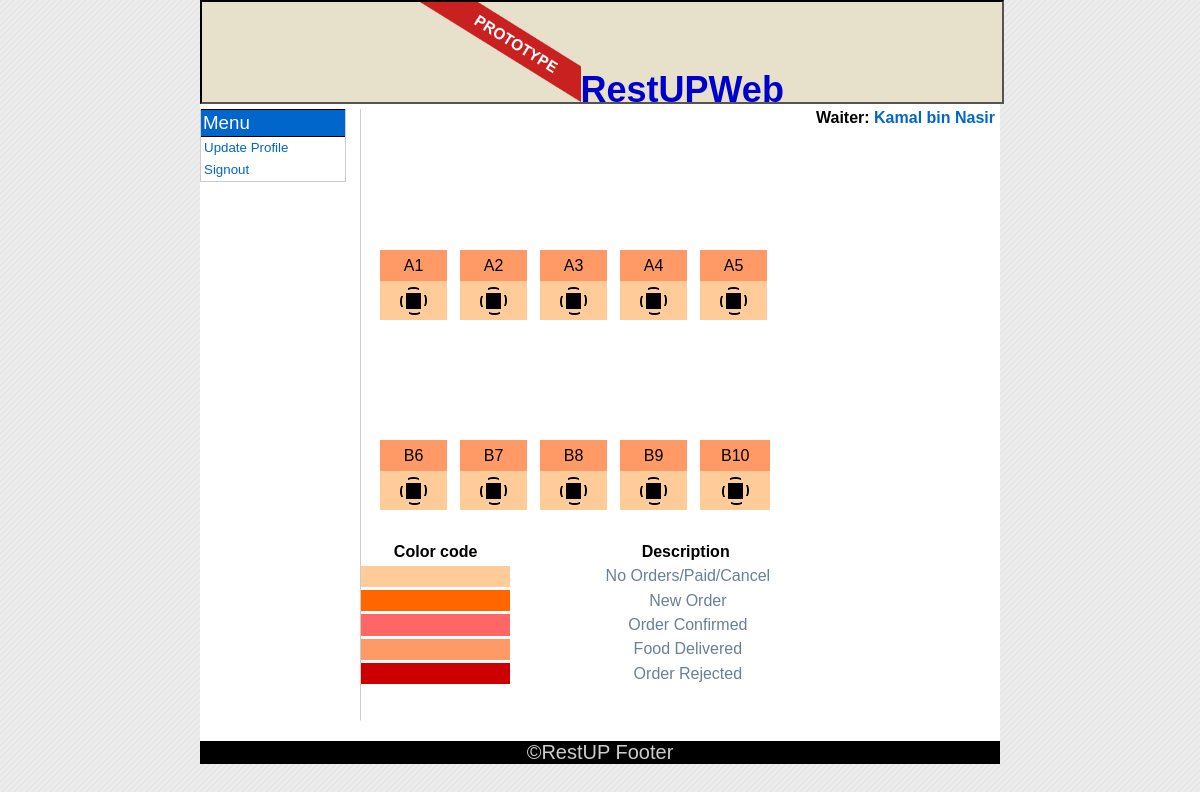
The app's page /frmHomepage.php (signed in) with its own data.
### tables this page shows
CREATE TABLE IF NOT EXISTS `users` (
  `userid` varchar(11) NOT NULL,
  `name` varchar(30) DEFAULT NULL,
  `email` varchar(40) DEFAULT NULL,
  `telephone` varchar(15) DEFAULT NULL,
  `password` varchar(34) DEFAULT NULL,
  `role` varchar(6) NOT NULL,
  PRIMARY KEY (`userid`)
);

CREATE TABLE IF NOT EXISTS `tables` (
  `tableid` varchar(2) NOT NULL,
  `tablename` char(3) DEFAULT '00',
  `status` int(11) NOT NULL,
  PRIMARY KEY (`tableid`)
);

### dbFunctions.php (called while the page is built, shortened)
<?php
function userAccess() {
    include 'db/config.php';
    $userid = mysql_real_escape_string($_POST['userid']);
    $password = mysql_real_escape_string($_POST['password']);
    if ($userid == NULL) {
        $userid = $_COOKIE['nbuserid'];
        $password = $_COOKIE['nbpassword'];
    } elseif (!$remember) {
        setcookie('nbuserid', $userid);
        setcookie('nbpassword', $password);
    }
    if ($userid && $password) {
        $newUserInfo = new UserInfo;
        $query = "SELECT * FROM $dbName.users WHERE $dbName.users.userid = '$userid' AND $dbName.users.password = '$password'";
        $result = mysql_query($query, $db) or die(mysql_error());
        if ($result) {
            if (mysql_num_rows($result) > 0) {
                $row = mysql_fetch_assoc($result);
                $newUserInfo->userid = $row['userid'];
                $newUserInfo->name = $row['name'];
                $newUserInfo->telephone = $row['telephone'];
                $newUserInfo->email = $row['email'];
                $newUserInfo->role = $row['role'];
                $pass = $row['password'];
                if ($pass) {
                    $okay = true;
                }
            }
        }
        return $newUserInfo;
    }
}
function getNewOrders() {
    include 'db/config.php';
    $query = "SELECT * FROM $dbName.orderitem, $dbName.tables WHERE
                            orderitem.tableid = tables.tableid
				AND orderdesc = 'New order'";
    $result = mysql_query($query, $db) or die(mysql_error());
    return $result;
}
?>

### db/config.php (called while the page is built, shortened)
<?php
$dbName = "rssdb";
?>

### tables/divtables.php (the view, shortened to what this page needs)
<?php
print "<table width=\"100%\" border=\"0\" cellspacing=\"0\" cellpadding=\"0\">\n<tr class=\"Title2Cell\">\n<td>\n<p align=\"center\">";
include 'db/config.php';
$query = "SELECT * FROM $dbName.tables WHERE tableid='$id_table'";
$result = mysql_query($query, $db);
while ($row = mysql_fetch_array($result, MYSQL_ASSOC)) {
    print "{$row['tablename']}";
}
print "</p>\n</td>\n</tr>\n<tr";
$query = "SELECT * FROM $dbName.tables WHERE tableid='$id_table'";
$result = mysql_query($query, $db) or die('Error querying db');
while ($row = mysql_fetch_array($result, MYSQL_ASSOC)) {
    print " class=\"status";
    print "$row[status]\"";
    $table_status = $row[status];
    print">\n<td align=\"center\">\n<a href=\"frmViewOrders.php?id=$id_table\"><img src=\"template/images/table$table_status.gif\" width=\"27\" height=\"28\" border=\"0\" vspace=\"4\" hspace=\"4\">\n</a>\n</td>\n</tr>\n</table>";
}
return $result;
?>

### frmHomepage.php (shortened to what this page needs)
<?php
$page_title = "Home";
if (is_file("template/template.htm")) {
    $template = file_get_contents("template/template.htm");
    $template = str_replace('{TITLE}', $page_title, $template);
    $template = explode('{CONTENT}', $template);
}
print $template[0];
require "dbFunctions.php";
$userInfo = userAccess();
$role = $userInfo->role;
if ($role == null) {
    print "<script type=\"text/javascript\">
        alert('Your session has been expired. Please login!');
        location.href='index.html';
</script>";
} else if (!$role == null) {
    if ($role == Admin) {
        ?>
        <body bgcolor="#FFFFFF" text="#000000" link="#FFFFFF" vlink="#CC0000" alink="#0099CC" leftmargin="10" topmargin="10" marginwidth="0" marginheight="0">
            <div class="left">
                <h3>Menu</h3>
                <ul>
                    <li><a href = "frmViewUsers.php" >View User</a></li>
                    <li><a href = "frmAddUser.php">Add User</a></li>
                    <li><a href = "frmUpdateProfile.php" >Update Profile</a></li>
                    <li><a href = "frmNewItem.php" >Add New Item</a></li>
                    <li><a href = "frmViewItem.php" >View All Item</a></li>
                    <li><a href = "actSignout.php" >Signout</a></li>
                </ul>
            </div>
        <?php
    } else if ($role == Chef || $role == Waiter) {
        ?>
        <body bgcolor="#FFFFFF" text="#000000" link="#FFFFFF" vlink="#CC0000" alink="#0099CC" leftmargin="10" topmargin="10" marginwidth="0" marginheight="0">
            <div class="left">
                <h3>Menu</h3>
                <ul>
                    <li><a href = "frmUpdateProfile.php" >Update Profile</a></li>
                    <li><a href = "actSignout.php" >Signout</a></li>
                </ul>
            </div>
        <?php
    }
}
?>
    <div class="content">
<?php
print "<div style=\"margin-bottom:5; margin-left:1; color:black; font-size:1em; font-weight:bold\"  align='right'>";
print "<p>$userInfo->role: <a href=\"frmUpdateProfile.php\">$userInfo->name</a></p>\n";
print "</div>"
?>
        <table width="500" border="0" cellspacing="0" cellpadding="1">
            <tr>
                <td colspan="4" height="350">
                    <div id="table01" style="position:absolute; width:50px; height:40px; z-index:1; left: 380px; top: 250px">
                        <div align="center">
<?php
$id_table = 1;
include'tables/divtables.php';
?>
                        </div>
                    </div>
                    <div id="table02" style="position:absolute; width:50px; height:40px; z-index:1; left: 460px; top: 250px">
                        <div align="center">
<?php
$id_table = 2;
include'tables/divtables.php';
?>
                        </div>
                    </div>
                    <div id="table03" style="position:absolute; width:50px; height:40px; z-index:1; left: 540px; top: 250px">
                        <div align="center">
<?php
$id_table = 3;
include'tables/divtables.php';
?> </div>
                    </div>
                    <div id="table04" style="position:absolute; width:50px; height:40px; z-index:1; left: 620px; top: 250px">
                        <div align="center">
                            <?php
                            $id_table = 4;
                            include'tables/divtables.php';
                            ?> </div>
                    </div>
                    <div id="table05" style="position:absolute; width:50px; height:40px; z-index:1; left: 700px; top: 250px">
                        <div align="center">
                            <?php
                            $id_table = 5;
                            include'tables/divtables.php';
                            ?> </div>
                    </div>
                    <div id="table06" style="position:absolute; width:50px; height:40px; z-index:1; left: 380px; top: 440px">
                        <div align="center">
                            <?php
                            $id_table = 6;
                            include'tables/divtables.php';
                            ?> </div>
                    </div>
                    <div id="table07" style="position:absolute; width:50px; height:40px; z-index:1; left: 460px; top: 440px">
                        <div align="center">
                            <?php
                            $id_table = 7;
                            include'tables/divtables.php';
                            ?>
                        </div>
                    </div>
                    <div id="table08" style="position:absolute; width:50px; height:40px; z-index:1; left: 540px; top: 440px">
                        <div align="center">
                            <?php
                            $id_table = 8;
                            include'tables/divtables.php';
                            ?> </div>
                    </div>
                    <div id="table09" style="position:absolute; width:50px; height:40px; z-index:1; left: 620px; top: 440px">
                        <div align="center">
                            <?php
                            $id_table = 9;
                            include'tables/divtables.php';
                            ?> </div>
                    </div>
                    <div id="table10" style="position:absolute; width:50px; height:40px; z-index:1; left: 700px; top: 440px">
                        <div align="center">
                            <?php
                            $id_table = 10;
                            include'tables/divtables.php';
                            ?> </div>
                    </div>
                </td>
            <tr><td><br/><br/><br/></td></tr>
            </tr>
            <tr>
                <th>Color code</th>
                <th>Description</th>
            </tr>
            <tr>
                <td></td>
                <td></td>
            </tr>
            <tr>
                <td bgcolor="#FFCC99" ></td>
                <td>&nbsp;No Orders/Paid/Cancel</td>
            </tr>
            <tr>
                <td></td>
                <td></td>
            </tr>
            <tr>
                <td bgcolor="#FF6600"></td>
                <td>&nbsp;New Order</td>
            </tr>
            <tr>
                <td></td>
                <td></td>
            </tr>
            <tr>
                <td bgcolor="#FF6666"></td>
                <td>&nbsp;Order Confirmed</td>
            </tr>
            <tr>
                <td></td>
                <td></td>
            </tr>
            <tr>
                <td bgcolor="#FF9966"></td>
                <td>&nbsp;Food Delivered</td>
            </tr>
            <tr>
                <td></td>
                <td></td>
            </tr>
            <tr>
                <td bgcolor="#CC0000"></td>
                <td>&nbsp;Order Rejected</td>
            </tr>
        </table>
        <br/><br/>
    </div>
</body>
<?php
print $template[1];
?>

### template/template_css.css (style rules this page uses)
body { background: #ffffff url(images/body_bg.gif) ; }
.wrapper { width: 800px; margin: 0px auto; background-color: #FFFFFF; font-family: Arial, Helvetica, sans-serif; }
.header { height: 100px; width: 100%; border: 2px inset #000000; background-color: #E7E1CB; color: #0000CC; font-size: 36px; font-weight: bold; text-align: center; }
.footer { width: 100%; background-color: #000000; color: #CCCCCC; font-size: 20px; text-align: center; }
.left { float: left; width: 18%; border: solid 1px #cccccc; margin-bottom: 15px; background-color: #ffffff; border-top: 0; }
.left ul { list-style: none; margin: 0; padding: 0; }
.left li { text-align: left; text-indent: 0.000000pt; font-size: 10.000000pt; text-decoration: none; vertical-align: baseline; text-transform: none; font-family: Verdana, Arial, Helvetica, sans-serif; line-height: 12pt; }
.left a { display: block; width: 95.5%; margin: 0px; padding: 2px; border: solid 1px #ffffff; color: #0066cc; text-decoration: none; }
.left h3 { margin: 0; padding: 2px; color:#FFFFFF ; font-weight: normal; background-color: #0066cc; border-top: solid 1px #000000; border-bottom: solid 1px #000000; }
.content { margin-left: 20%; padding: 0; border-left: solid 1px #cccccc; border-top: 0; border-bottom: solid 1px #ffffff; background-color: #ffffff; }
.content p { margin: 5px; color: #000000; }
.content a { color: #0066cc; text-decoration: none; }
table { border-collapse:collapse; }
td { color:#678197; padding:.1em 1em; text-align:center; }

### template/table_css.css (style rules this page uses)
.Title2Cell { background-color: #FF9966; color: #FFFFFF }
.status1 { background-color: #FFCC99; }

### records on screen
users: role "Waiter", name "Kamal bin Nasir"
tables: tablename "A1"
tables: tablename "A2"
tables: tablename "A3"
tables: tablename "A4"
tables: tablename "A5"
tables: tablename "B6"
tables: tablename "B7"
tables: tablename "B8"
tables: tablename "B9"
tables: tablename "B10"

### other values on screen
$template[0] "RestUPWeb"
$template[1] "©RestUP Footer"
